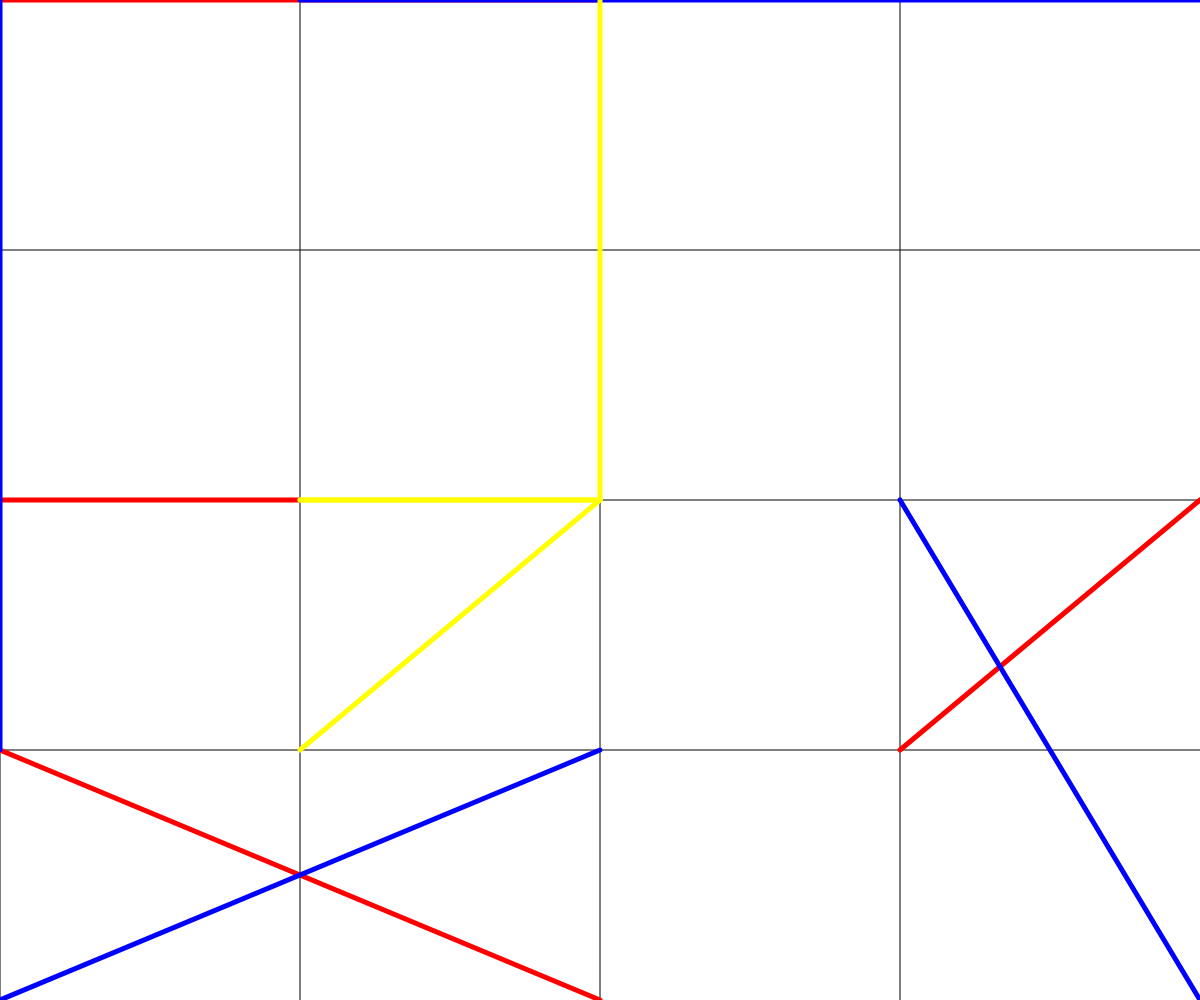
Frame 1 (no input)
Frame 2 (the mouse pressed at the canvas centre, redrawn once): identical to frame 1, image omitted

The p5.js sketch that drew this single still picture (run headless with seeded random() and noise() and a simulated clock; the mouse was pressed at the canvas centre and the sketch redrawn once):

// p5.js sketch
// ── sketch.js
let width = window.innerWidth;
let height = window.innerHeight;

const gridNumber = Math.random() > 0.5 ? getRandomInts(1,5) : getRandomInts(20,100);

function setup() {
  createCanvas(width, height);
  noLoop();
  background(255, 255, 255);
  stroke(0,0,0)
  for(let i = 0; i < width; i+=width/gridNumber) {
    line(i, 0, i, height)
  }
  for (let j = 0; j < height; j+=height/gridNumber) {
    line(0, j, width, j)

  }
  strokeWeight(5)

  howMany = getRandomInts(12, 20);


  const xs = getRandomInts(0, gridNumber, howMany);
  const ys = getRandomInts(0, gridNumber, howMany);

  stroke(255, 0, 0);
  line(width / 2, 0, xs[0] * width/gridNumber, ys[0] * height/gridNumber);
  line(width / 2, height, xs[1] * width/gridNumber, ys[1] * height/gridNumber);
  line(width, height / 2, xs[2] * width/gridNumber, ys[2] * height/gridNumber);
  line(0, height / 2, xs[3] * width/gridNumber, ys[3] * height/gridNumber);

  stroke(0, 0, 255);
  line(0, 0, xs[4] * width/gridNumber, ys[4] * height/gridNumber);
  line(0, height, xs[5] * width/gridNumber, ys[5] * height/gridNumber);
  line(width, 0, xs[6] * width/gridNumber, ys[6] * height/gridNumber);
  line(width, height, xs[7] * width/gridNumber, ys[7] * height/gridNumber);

  stroke(255, 255, 0);
  for (let i = 8; i < xs.length; i++) {
    line(width/2, height/2, xs[i] * width/gridNumber, ys[i] * height/gridNumber);
  }
}

function draw() {

}


function getRandomInts(min, max, howManyInts = 1) {
  if (howManyInts === 1) {
    return Math.floor(Math.random() * (max - min) + min);
  }

  const numbers = [];
  for (let i = 0; i < howManyInts; i++) {
    numbers.push(Math.floor(Math.random() * (max - min) + min));
  }
  return numbers;
}
